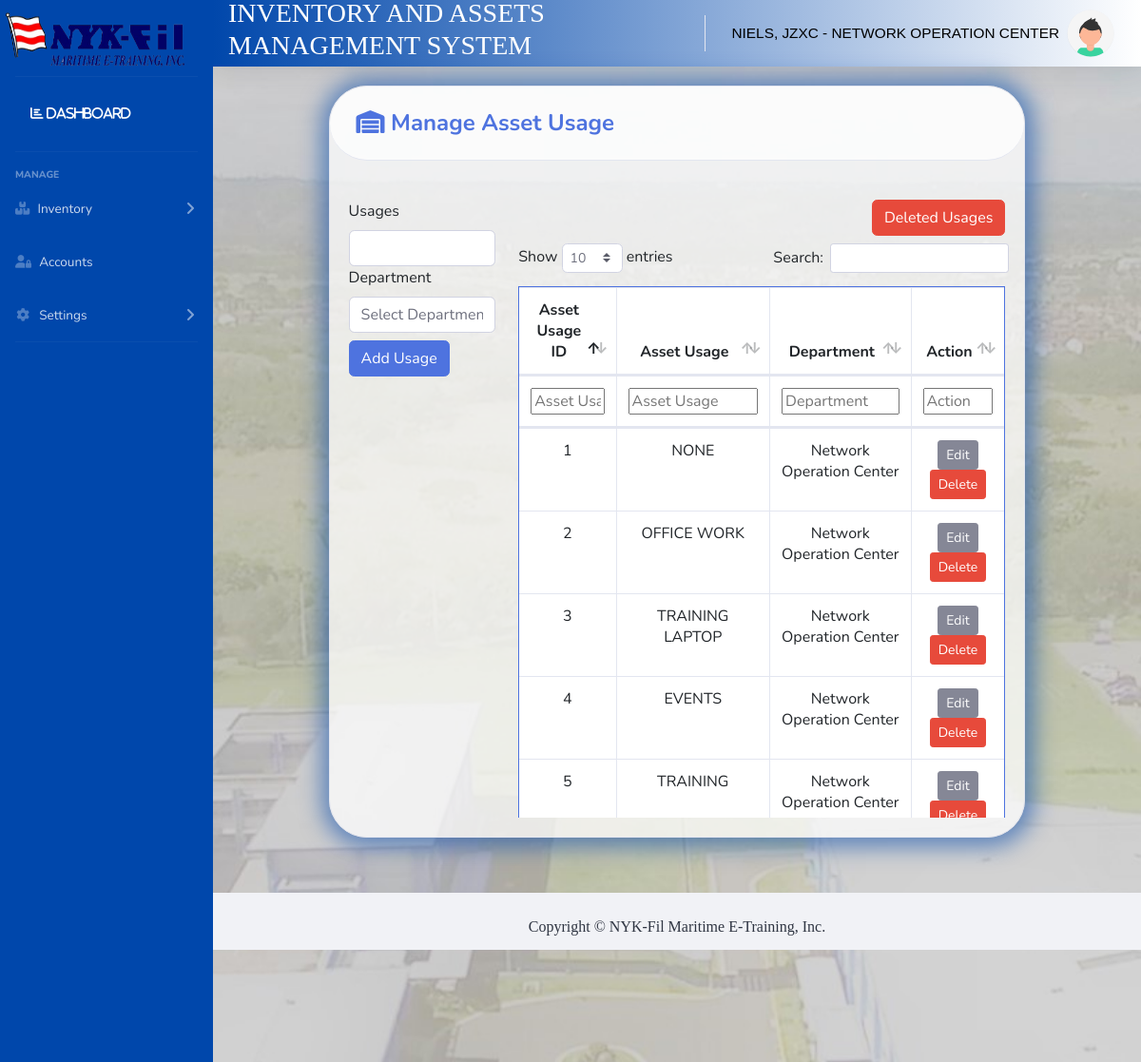
The app's page /pages/assetusage.php (signed in, upper part), older data.
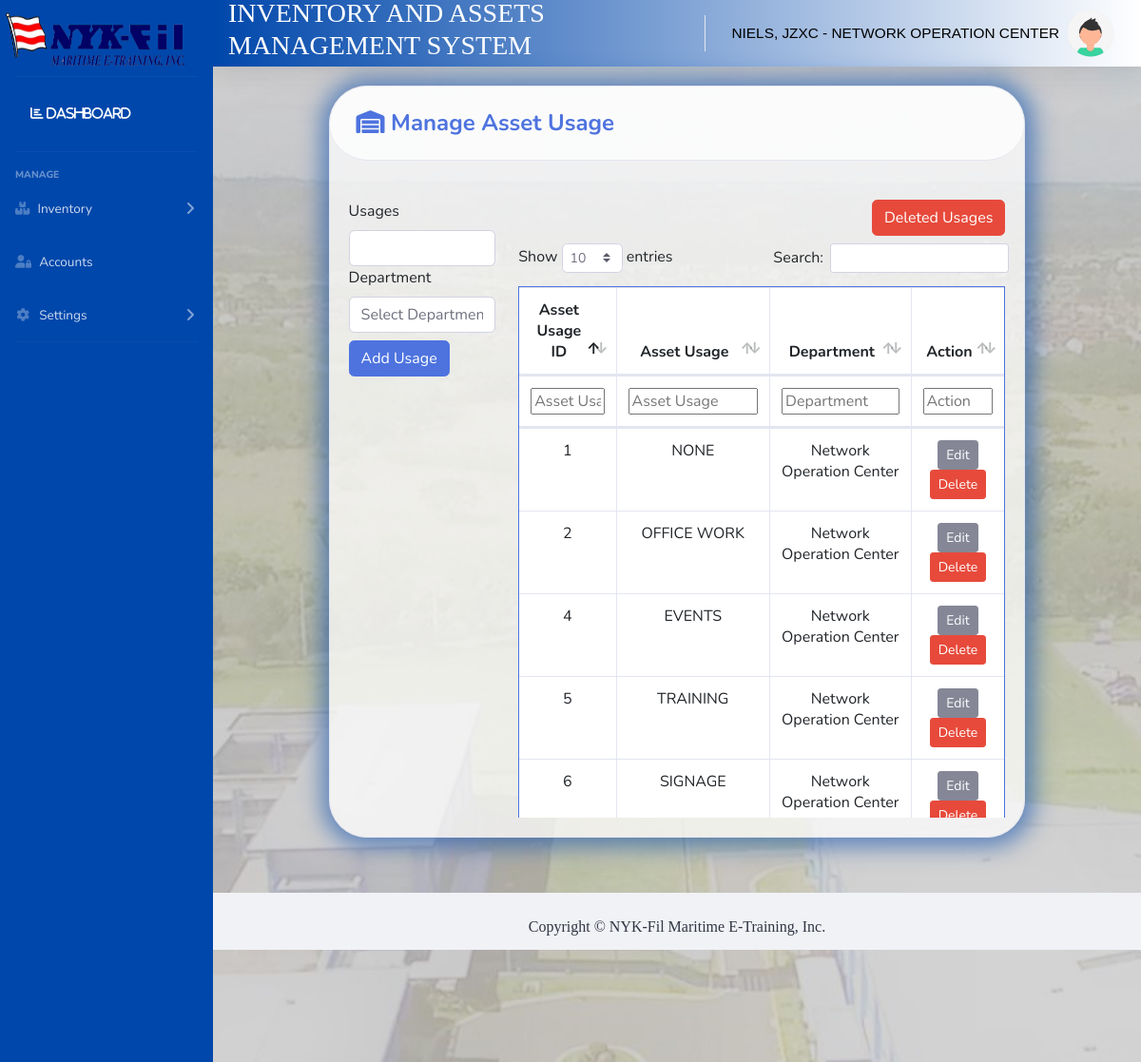
The same page, newer data.
### tables this page shows
CREATE TABLE `assetusage_tbl` (
  `assetusageid` int(11) NOT NULL,
  `assetusage` varchar(250) NOT NULL,
  `departmentid` int(11) NOT NULL,
  `usage_deleted` int(11) NOT NULL
);

CREATE TABLE `department_tbl` (
  `departmentid` int(11) NOT NULL,
  `department` varchar(255) NOT NULL,
  `dept_deleted` int(11) NOT NULL
);

### pages/assetusageclass.php (the view, shortened to what this page needs)
<?php
function populatetblassetusage($userlevelid , $userdeptid)
{
  try
  {
    include '../includes/dbcon.php';
    if($userlevelid == 2)
    {
      $statement = $conn->prepare("Select a.assetusageid,a.assetusage,a.usage_deleted,
                                    b.department from assetusage_tbl as a
                                    inner join department_tbl as b on a.departmentid=b.departmentid where a.departmentid = ".$userdeptid." and a.usage_deleted= 1 ");
    }
    else if($userlevelid == 1 || $userlevelid == 3)
    {
      $statement = $conn->prepare("Select a.assetusageid,a.assetusage,a.usage_deleted,
      b.department from assetusage_tbl as a
      inner join department_tbl as b on a.departmentid=b.departmentid where a.usage_deleted= 1 ");
    }
    $statement->execute();
    $result = $statement->get_result();
          while($row = $result->fetch_assoc())
          {
              echo "<tr>";
              echo "<td>".$row["assetusageid"]."</td>";
              echo "<td>".$row["assetusage"]."</td>";
              if($userlevelid == 1)
              {
                echo "<td>".$row["department"]."</td>";
              }
              echo "<td>
              <a class='btn btn-secondary btn-sm edit_btn' style='color:white;'>
              Edit
              </a>
              <a class='btn btn-danger btn-sm ' onclick='return checkdelete()' href='assetusagedelete.php?id=".$row["assetusageid"]."' style='color:white;'>
              Delete
              </a>
              </td>";
              echo "</tr>";
          }
  }
  catch (\Exception $e)
  {
  }
}
?>

Row changes from the older to the newer data that the page shows:
no longer on this page (row edited): assetusage_tbl: assetusageid "3", assetusage "TRAINING LAPTOP", departmentid.department "Network Operation Center"
now on this page (row unchanged): assetusage_tbl: assetusageid "6", assetusage "SIGNAGE", departmentid.department "Network Operation Center"
